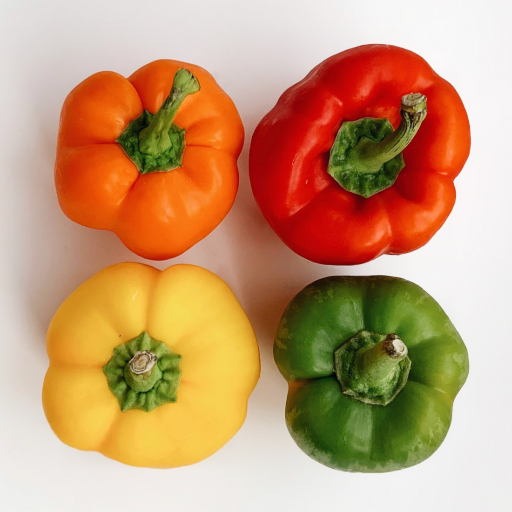
#> input picture data/peppers.png, 512 x 512 px, found by its file name
$ jupyter execute python-85ad4c9c74b3cb4e68c6f249e50d3e0f.ipynb
#> lines starting #> are read from the running program, lines starting #| are printed output that depends on the picture
(P:python)=
# Utilisation de Python

Python est un langage de haut niveau doté qui peut être augmenté de nombreuses fonctions de calcul scientifique et de traitement d'images.
Dans ces TP, vous utiliserez des notebooks qui permettent de faire de la « programmation lettrée »,
mélangeant ainsi du code (Python) et des éléments de texte.

Pour commencer, allumez votre ordinateur et ouvrez Jupyter Lab ou VSCodium.

::::{dropdown} Avec Jupyter Lab
[Jupyter Lab](https://jupyterlab.readthedocs.io/en/latest/index.html) s'exécute dans un navigateur web.
* Ouvrez un terminal en tapant `terminal` dans le menu principal ou en utilisant le raccourci clavier {keyboard}`Ctrl` + {keyboard}`Alt` + {keyboard}`T`.
* Sur les ordinateurs de TPS, vous devez activer l'environnement Python dédié aux TP en tapant dans le terminal :
  :::
  mm-activate python_base
  :::
* Lancez Jupyter Lab en tapant :
  :::
  jupyter lab
  :::
  ou
  :::
  jupyter-lab
  :::
::::

::::{dropdown} Avec VSCodium
* Ouvrez le menu principal et tapez `VSCodium`.
:::{warning} Attention
VSCodium n'a pas forcément accès aux modules Python nécessaires pour effectuer les TP.
Pour cette raison, nous préconisons l'utilisation de Jupyter Lab.
:::
::::

(python:notebook)=
## Écrire un notebook

Un [notebook](https://jupyterlab.readthedocs.io/en/latest/user/notebook.html) est un fichier contenant du code,
mais aussi des commentaires pour expliquer ce code ou les résultats qu'il a produit.
Un notebook est divisé en cellules, qui sont de deux types :
* les cellules de type « Code » ne contiennent que du code (Python par exemple) ;
* les cellules de type « Markdown » contiennent du texte mis en forme.
En appuyant sur {keyboard}`Ctrl`+{keyboard}`Entrée` sur une cellule, le code de cette cellule (et uniquement celle-ci !) est exécuté.

```{warning} Attention
Il est parfois nécessaire d'exécuter toutes les cellules du notebook,
par exemple pour exécuter entièrement votre programme après plusieurs modifications
ou si le notebook a été renommé ou déplacé dans un autre dossier.

Pour exécuter tous les notebooks et réinitialiser la mémoire,
cliquez sur le menu **Restart kernel and run all cells** (Jupyter Lab)
ou **Run All** (VSCodium).
```

### Cellules « Code »

Par défaut, les cellules sont sensées contenir du code.
Elles sont divisées en une entrée (les instructions Python) et une sortie (le résultat).

Par exemple, l'entrée suivante :

[cell 1]
a = 21
b = 42
c = a + b
print("La valeur est " + str(c))

Renvoie cette sortie :

:::{card}
La valeur est 63
:::

### Cellules « Markdown »

Vous pouvez changer le type d'une cellule en choisissant
_Markdown_ dans la liste déroulante de la barre d'outils (Jupyter Lab)
ou en cliquant sur _Python_ dans l'angle en bas à droite de la cellule (VSCodium).
[Markdown](https://en.wikipedia.org/wiki/Markdown) est un langage très simple pour formater du texte
(par exemple, écrire des titres, des listes ou des équations).

Par exemple :

:::text
La _convolution_ entre **deux** images $f$ et $g$ est définie comme suit :

$$
(f*g)(m,n) = \sum_u \sum_v f(u,v) g(u-m,v-n)
$$
:::

Donne :

::::{grid} 1
:gutter: 3

:::{grid-item-card}
La _convolution_ entre **deux** images $f$ et $g$ est définie comme suit :

$$
(f*g)(m,n) = \sum_u \sum_v f(u,v) g(u-m,v-n)
$$
:::
::::

Veuillez consulter [cette aide](https://en.wikipedia.org/wiki/Markdown#Example) pour apprendre la syntaxe Markdown.

(python:writing-code)=
## Écrire du code

Pour faire du calcul scientifique avec Python, il faut importer des modules.
En général, nous utiliserons les trois modules suivants :
* [numpy](https://numpy.org/), qui fournit des fonctions pour le calcul scientifique général ;
* [scikit-image](https://scikit-image.org/) qui est un ensemble d'algorithmes pour le traitement d'images ;
* [matplotlib](https://matplotlib.org/), qui permet d'afficher des images.

Les modules Python sont importés dans votre code à l'aide de l'instruction `import`.

Par exemple, le code suivant ouvre une image, la convertit en niveaux de gris et affiche les deux versions :

[cell 2]
# Ceci est un commentaire et n'est donc pas exécuté
# Les commentaires commencent avec un #

# Importe le sous-module 'io' du module 'skimage' (scikit-image),
# et le renomme 'io' (pour éviter de taper 'skimage.io'
# à chaque fois qu'on en a besoin)
import skimage.io as io

# Importe le sous-module 'color' du module 'skimage' et le renomme 'clr'
import skimage.color as clr

# Importe le sous-module 'pyplot' du module 'matplotlib' et le renomme 'plt'
import matplotlib.pyplot as plt

# La fonction 'imread' qui est dans 'skimage.io' charge une image
# à partir de son nom de fichier
f = io.imread("_static/peppers.png")
#> f is the input picture: shape (512, 512, 3); mean R, G, B 197.7, 155.1, 116.5

# Convertit l'image couleur f en image à niveau de gris g
g = clr.rgb2gray(f)
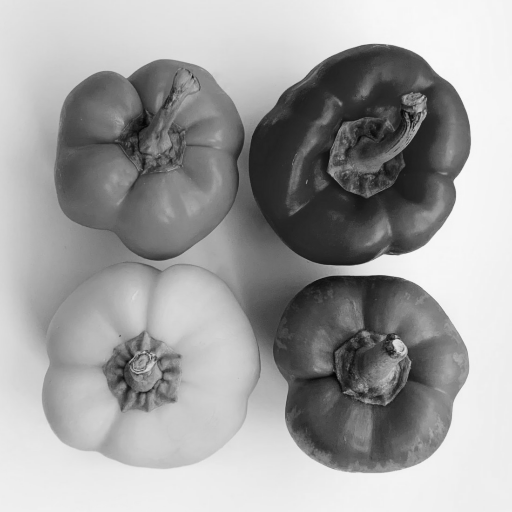
#> g: shape (512, 512) float64; min 0.0182, max 0.976, mean 0.633

# Crée une figure et la divise en 1 ligne et 2 colonnes :
# chaque division ainsi constituée est un axe où seront affichées les images
fig, axs = plt.subplots(1,2)

# Affiche l'image couleur f avec la fonction 'imshow' (de 'matplotlib.pyplot')
# dans le premier axe (indice 0)
axs[0].imshow(f)

# Affiche l'image à niveaux de gris g dans le deuxième axe (indice 1)
axs[1].imshow(g, cmap="gray")

# Affiche l'image g
plt.show()
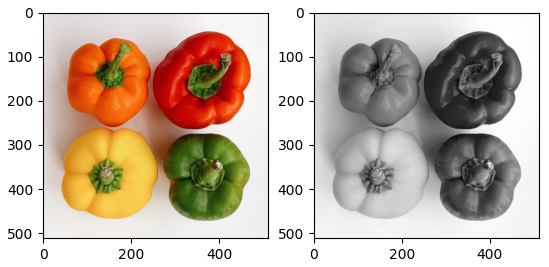
#> figure drawn by matplotlib, 2 panels
